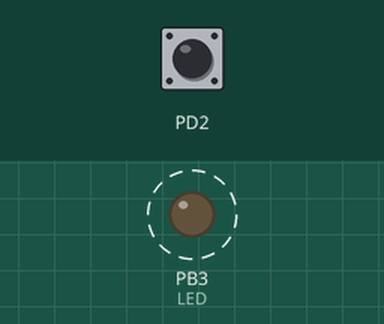
Simulated run of this program. Board: ATmega328P, built with avr-gcc and emulated at 16 MHz (the files do not name the chip). Shown: output pins drawn as LEDs (lit = HIGH). Dashed ring = blinking. The inputs (shaded band) are chosen by the test bench; at power-on: PD2 HIGH.

Above: at 0.2 s.
Timing chart, 0 to 3.0 s (numbered marks = the images above):
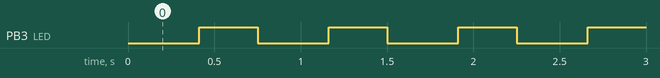

The program:

main.c
```c
//
//Design Assignment 2B C Code Variant
//Tanner Tindall
//

#define F_CPU 16000000UL
#include <avr/io.h>
#include <avr/interrupt.h>
#include <util/delay.h>

 int main(void)
 {
	 DDRB = (1<<3);			//setting PORTB.3 as an output
	 PORTB = (1<<3);		//setting LED off (active low)
	 PORTD = (1<<2);		//turn on pull-up port (PD2)

	 EIMSK = (1<<INT0);		//turns on INT0 (external interrupt)
	 EICRA = 0x2;			//INT0 triggers on 0x2 = falling edge
	 sei ();				//turn on interrupts interrupts

	 while (1)
	 {
		 PORTB &= ~(1<<3);	//turns LED on
		 _delay_ms(412.5);	//delay for 55% of .75s period
		  PORTB |= (1<<3);	//turns LED off
		 _delay_ms(337.5);	//delay for 45% of .75s period
	 }
 }

 ISR (INT0_vect)			// ISR for external interrupt INT0
 {
	 PORTB &= ~(1<<3);		//set LED at PORTB.3 on
	 _delay_ms(2000);		//delay for 2 sec
 }
```

Measured:
- by itself, PB3 (LED): alternates HIGH for 0.34 s and LOW for 0.41 s
